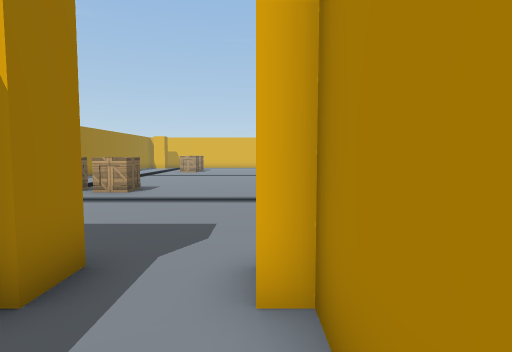
[1] (above)

19 first-person views from a walk through a scene from a Unity 3-D project. The camera is 1.3 m above the floor, tilts 4° down and sees 80° across. Doors are open. The floor is counted in squares, 1 m on a side. Each view is taken from the middle of a square. On the plan, view 1 faces up. The plan holds only what a view shows up to about 14 squares ahead; the rest is blank. The place goes on beyond the plan. The player is left out. Some animated figures are not drawn. Some surface patterns are stand-ins.

[2]
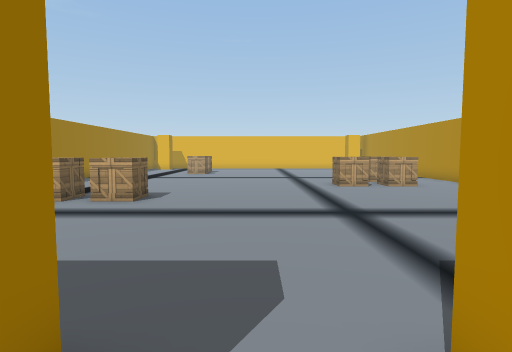

[3]
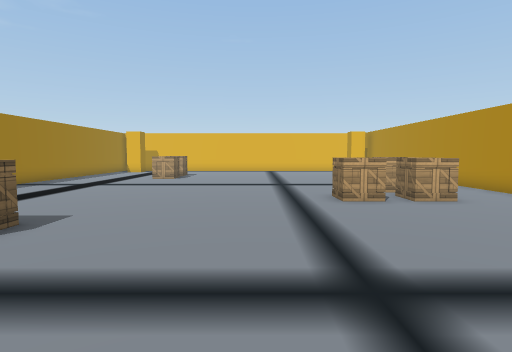

[4]
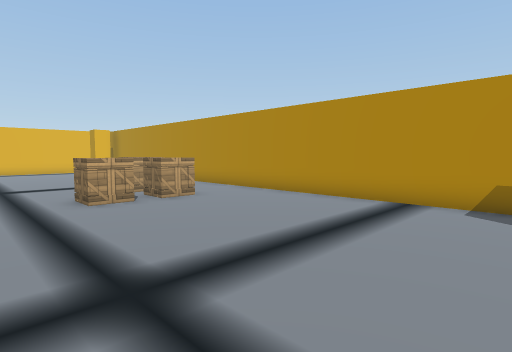

[5]
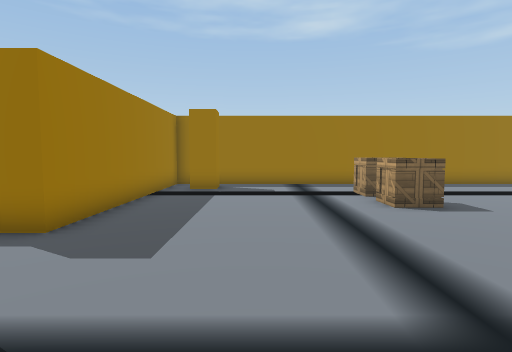

[6]
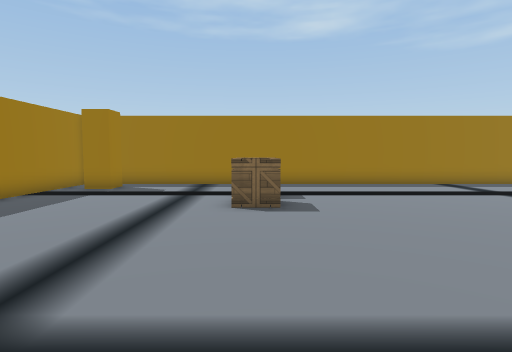

[7]
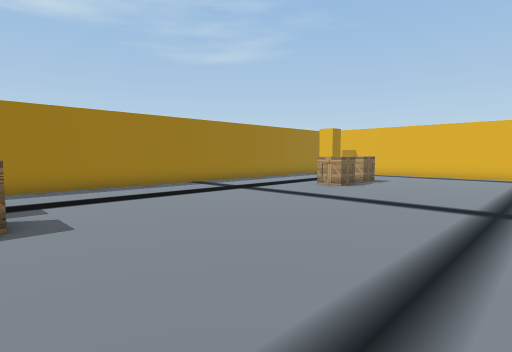

[8]
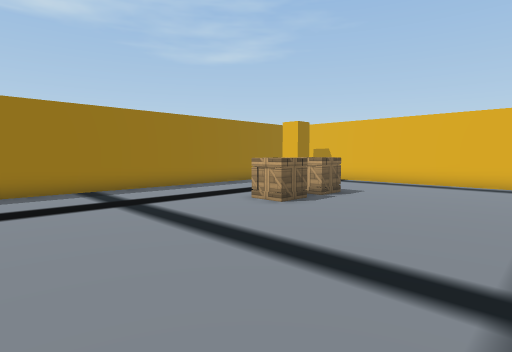

[9]
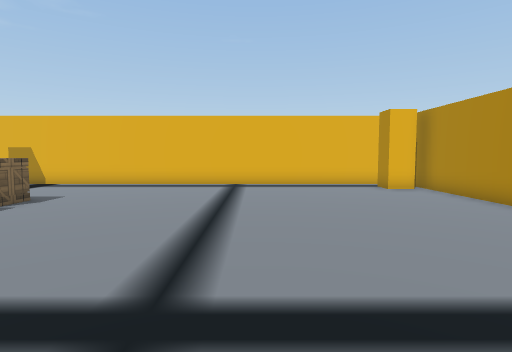

[10]
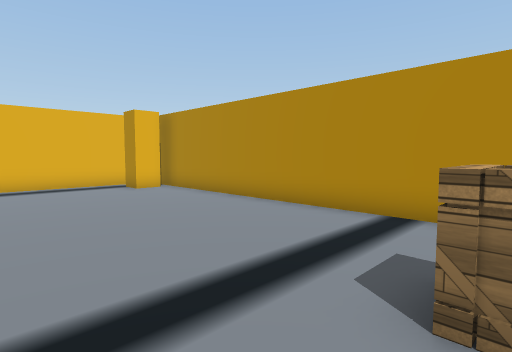

[11]
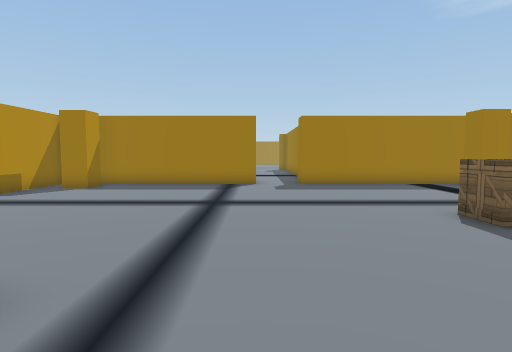

[12]
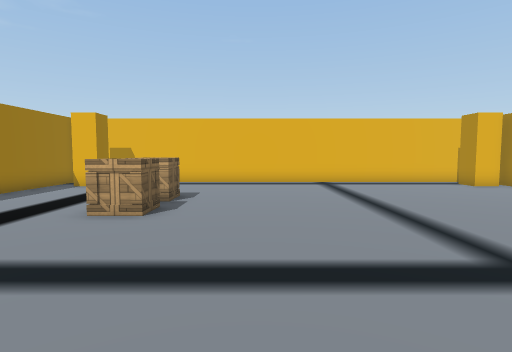

[13]
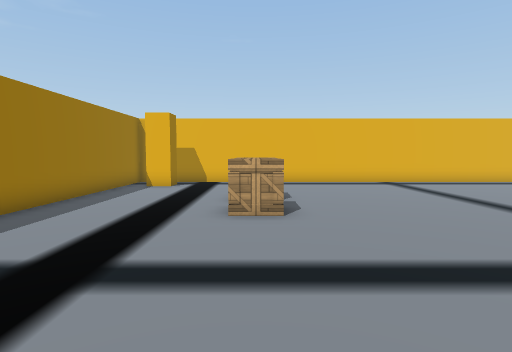

[14]
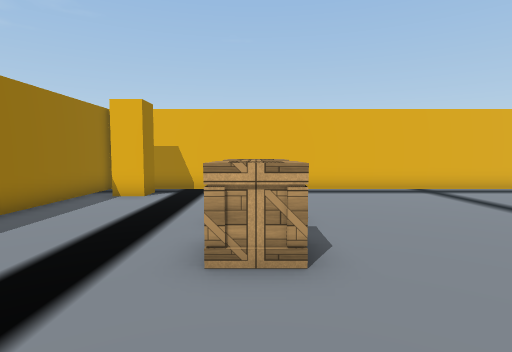

[15]
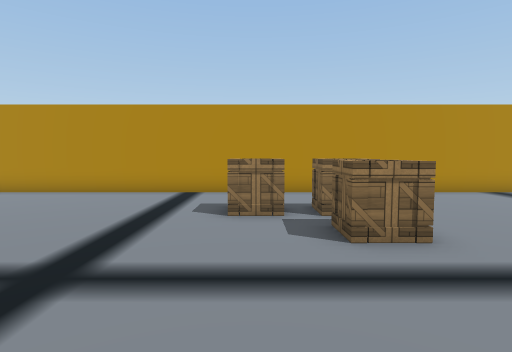

[16]
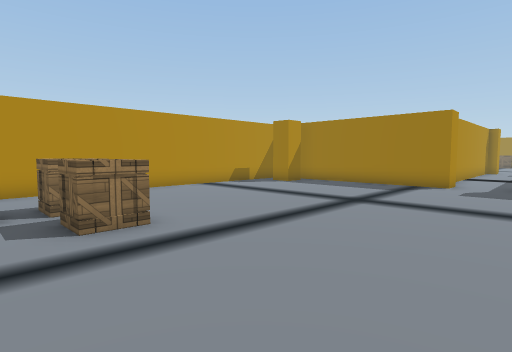

[17]
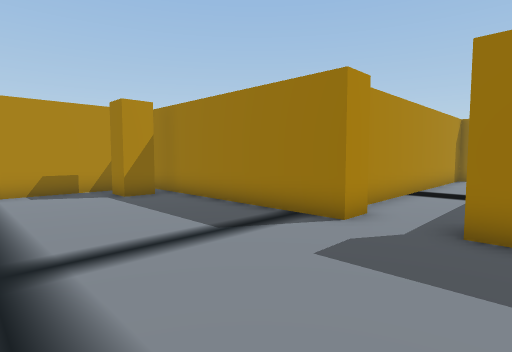

[18]
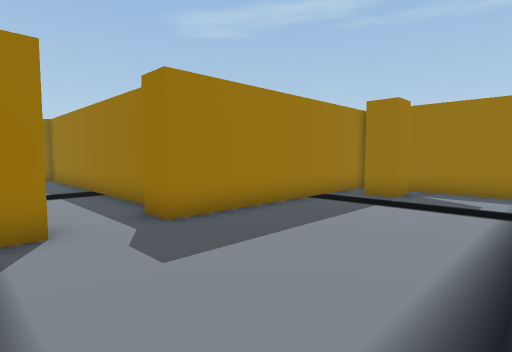

[19]
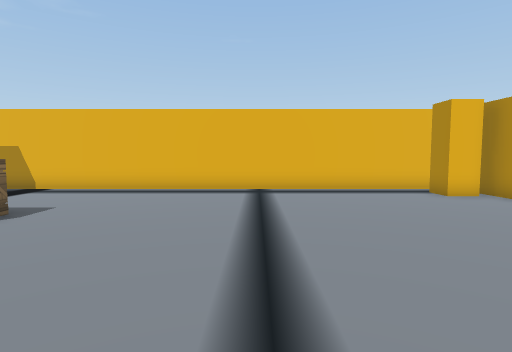

### Floor plan
Points are (right, up) in squares from view 1. A wall is a line through its corners. A room is listed if a view was taken in it or the views show most of it. See-through windows are left out.
Room 1 (views 1, 2)
walls: (-2.5, 1.5) (-2.5, -1.5); (0.5, -1.5) (0.5, 2.5) (0, 2.5)
ways out: open door at (-1, 3) to room 2
Room 2 (views 3, 4, 5, 6, 7, 8, 9, 10, 11, 12, 13, 14, 15, 16, 17, 18, 19)
walls: (0, 3.5) (8, 3.5); (-9.6, 5.5) (-8.5, 5.5) (-8.5, 4.5); (-8.5, 29.5) (-8.5, 28.5) (-9.5, 28.5); (8.1, 28.5) (7, 28.5) (7, 29.5); (6.5, 4.1) (6.5, 5.2) (7.5, 5.2); (7.6, 30.5) (-10.5, 30.5) (-10.5, 3.5) (-2, 3.5); (8.5, 3.6) (8.5, 29.5)
ways out: open door at (-1, 3) to room 1; gap at (7, 4); gap at (8, 29)
objects: crate (-7, 11); crate (-5, 11); crate (-5, 23); crate (-5, 25); crate (3, 15); crate (5, 15); crate (5, 17)

Where each view was taken, in squares from view 1:
view 1: 0 up, 0 right, facing up
view 2: 2 up, 1 left, facing up
view 3: 6 up, 0 right, facing up
view 4: 6 up, 0 right, facing up-right
view 5: 7 up, 3 right, facing left
view 6: 11 up, 3 right, facing left
view 7: 11 up, 2 right, facing up-left
view 8: 16 up, 1 right, facing up-left
view 9: 17 up, 2 right, facing up
view 10: 17 up, 2 right, facing up-right
view 11: 17 up, 0 right, facing down
view 12: 16 up, 2 left, facing up
view 13: 16 up, 5 left, facing up
view 14: 19 up, 5 left, facing up
view 15: 17 up, 2 left, facing right
view 16: 17 up, 3 left, facing down-right
view 17: 9 up, 3 left, facing down-right
view 18: 9 up, 1 right, facing down-left
view 19: 19 up, 1 right, facing up
